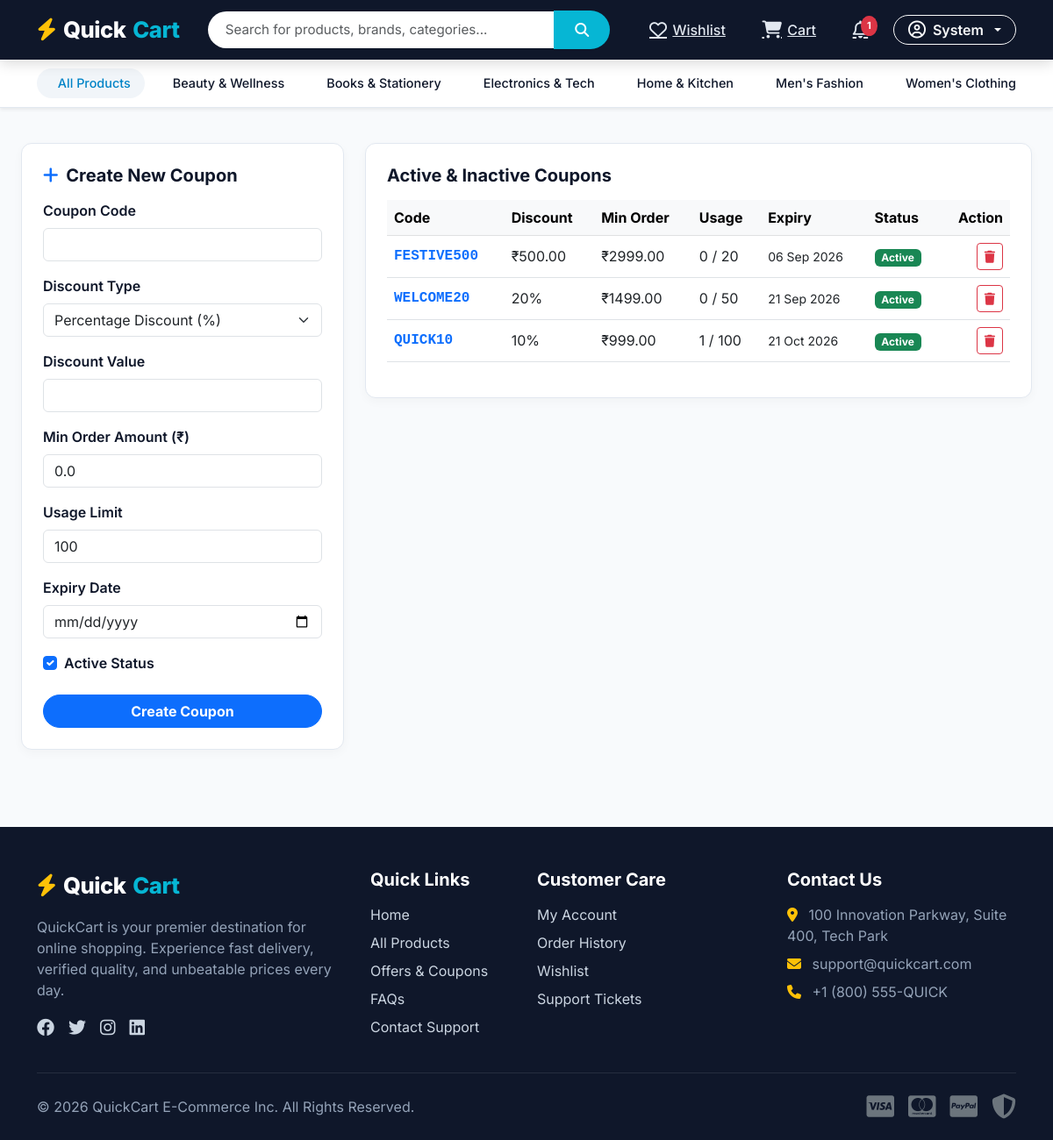
Page /dashboard/coupons/ (signed in) on the committed database.
### products/models.py (models this page shows, shortened)
class Category(models.Model):
    name = models.CharField(max_length=100, unique=True)
    slug = models.SlugField(max_length=120, unique=True, blank=True)
    description = models.TextField(blank=True)
    image = models.ImageField(upload_to='categories/', blank=True, null=True)
    created_at = models.DateTimeField(auto_now_add=True)
    class Meta:
        verbose_name_plural = "Categories"
        ordering = ['name']

### coupons/models.py (models this page shows, shortened)
class Coupon(models.Model):
    DISCOUNT_TYPES = (
        ('percentage', 'Percentage Discount (%)'),
        ('fixed', 'Fixed Discount (₹)'),
    )
    code = models.CharField(max_length=30, unique=True)
    discount_type = models.CharField(max_length=15, choices=DISCOUNT_TYPES, default='percentage')
    discount_value = models.DecimalField(max_digits=10, decimal_places=2)
    min_order_amount = models.DecimalField(max_digits=10, decimal_places=2, default=0.00)
    max_discount = models.DecimalField(max_digits=10, decimal_places=2, null=True, blank=True)
    start_date = models.DateField(default=timezone.now)
    expiry_date = models.DateField()
    usage_limit = models.PositiveIntegerField(default=100)
    is_active = models.BooleanField(default=True)
    created_at = models.DateTimeField(auto_now_add=True)

### dashboard/views.py (the view)
# urls.py: path('coupons/', views.dashboard_coupons_view, name='coupons'),
@staff_member_required
def dashboard_coupons_view(request):
    coupons = Coupon.objects.all().order_by('-created_at')
    if request.method == 'POST':
        form = CouponForm(request.POST)
        if form.is_valid():
            form.save()
            messages.success(request, "New coupon created successfully!")
            return redirect('dashboard:coupons')
    else:
        form = CouponForm()
    return render(request, 'dashboard/coupons.html', {'coupons': coupons, 'form': form})

### templates/dashboard/coupons.html (shortened to what this page needs)
{% extends 'base.html' %}
{% block content %}
<div class="container-fluid px-4 my-4">
    <div class="row g-4">
        <div class="col-lg-4">
            <div class="qc-dashboard-card">
                <h5 class="fw-bold mb-3"><i class="fa-solid fa-plus text-primary me-1"></i> Create New Coupon</h5>
                <form method="POST">
                    <div class="mb-3"><label class="form-label fw-semibold">Coupon Code</label>{{ form.code }}</div>
                    <div class="mb-3"><label class="form-label fw-semibold">Discount Type</label>{{ form.discount_type }}</div>
                    <div class="mb-3"><label class="form-label fw-semibold">Discount Value</label>{{ form.discount_value }}</div>
                    <div class="mb-3"><label class="form-label fw-semibold">Min Order Amount (₹)</label>{{ form.min_order_amount }}</div>
                    <div class="mb-3"><label class="form-label fw-semibold">Usage Limit</label>{{ form.usage_limit }}</div>
                    <div class="mb-3"><label class="form-label fw-semibold">Expiry Date</label>{{ form.expiry_date }}</div>
                    <div class="form-check mb-4">
                        {{ form.is_active }}
                        <label class="form-check-label fw-semibold">Active Status</label>
                    </div>
                    <button type="submit" class="btn btn-primary rounded-pill fw-bold w-100">Create Coupon</button>
                </form>
            </div>
        </div>
        <div class="col-lg-8">
            <div class="qc-dashboard-card">
                <h5 class="fw-bold mb-3">Active & Inactive Coupons</h5>
                <div class="table-responsive">
                    <table class="table align-middle table-hover">
                        <thead class="table-light">
                            <tr>
                                <th>Code</th>
                                <th>Discount</th>
                                <th>Min Order</th>
                                <th>Usage</th>
                                <th>Expiry</th>
                                <th>Status</th>
                                <th class="text-end">Action</th>
                            </tr>
                        </thead>
                        <tbody>
                            {% for c in coupons %}
                                <tr>
                                    <td class="fw-bold text-primary font-monospace">{{ c.code }}</td>
                                    <td>
                                        {% if c.discount_type == 'percentage' %}{{ c.discount_value|stringformat:".0f" }}%{% else %}₹{{ c.discount_value }}{% endif %}
                                    </td>
                                    <td>₹{{ c.min_order_amount }}</td>
                                    <td>{{ c.usages.count }} / {{ c.usage_limit }}</td>
                                    <td class="small">{{ c.expiry_date|date:"d M Y" }}</td>
                                    <td>
                                        {% if c.is_active %}
                                            <span class="badge bg-success">Active</span>
                                        {% else %}
                                            <span class="badge bg-secondary">Inactive</span>
                                        {% endif %}
                                    </td>
                                    <td class="text-end">
                                        <a href="{% url 'dashboard:delete_coupon' c.id %}" class="btn btn-sm btn-outline-danger" onclick="return confirm('Delete coupon?')"><i class="fa-solid fa-trash"></i></a>
                                    </td>
                                </tr>
                            {% endfor %}
                        </tbody>
                    </table>
                </div>
            </div>
        </div>
    </div>
</div>
{% endblock %}

### templates/base.html (shortened to what this page needs)
{% load static %}
<!DOCTYPE html>
<html lang="en">
<head>
    <link href="https://cdn.jsdelivr.net/npm/bootstrap@5.3.0/dist/css/bootstrap.min.css" rel="stylesheet">
    <link rel="stylesheet" href="https://cdnjs.cloudflare.com/ajax/libs/font-awesome/6.4.0/css/all.min.css">
    <link rel="stylesheet" href="{% static 'css/style.css' %}">
</head>
<body>
    <header class="qc-navbar">
        <div class="container">
            <div class="d-flex align-items-center justify-content-between flex-wrap gap-2">
                <a href="{% url 'home' %}" class="qc-brand">
                    <i class="fa-solid fa-bolt text-warning"></i> Quick<span>Cart</span>
                </a>
                <form action="{% url 'products:search' %}" method="GET" class="flex-grow-1 mx-lg-4 max-w-600" style="max-width: 550px;">
                    <div class="input-group">
                        <input type="text" name="q" class="form-control qc-search-input" placeholder="Search for products, brands, categories..." value="{{ request.GET.q|default:'' }}" required>
                        <button class="btn qc-search-btn" type="submit">
                            <i class="fa-solid fa-magnifying-glass"></i>
                        </button>
                    </div>
                </form>
                <div class="d-flex align-items-center gap-3">
                    {% if user.is_authenticated %}
                        <a href="{% url 'cart:wishlist' %}" class="qc-nav-link text-white" title="Wishlist">
                            <i class="fa-regular fa-heart fs-5"></i>
                            <span class="d-none d-md-inline">Wishlist</span>
                        </a>
                        <a href="{% url 'cart:cart' %}" class="qc-nav-link text-white" title="Cart">
                            <i class="fa-solid fa-cart-shopping fs-5"></i>
                            <span class="d-none d-md-inline">Cart</span>
                        </a>
                        <a href="{% url 'notifications:list' %}" class="qc-nav-link text-white" title="Notifications">
                            <i class="fa-regular fa-bell fs-5"></i>
                            {% if unread_notifications_count > 0 %}
                                <span class="qc-badge bg-danger">{{ unread_notifications_count }}</span>
                            {% endif %}
                        </a>
                        <div class="dropdown">
                            <button class="btn btn-outline-light dropdown-toggle rounded-pill px-3 py-1 fw-semibold d-flex align-items-center gap-2" type="button" data-bs-toggle="dropdown">
                                <i class="fa-regular fa-circle-user fs-5"></i>
                                <span>{{ user.first_name|default:user.username }}</span>
                            </button>
                        </div>
                    {% endif %}
                </div>
            </div>
        </div>
    </header>
    <nav class="qc-category-bar shadow-sm">
        <div class="container">
            <div class="d-flex align-items-center gap-2">
                <a href="{% url 'products:product_list' %}" class="qc-cat-item active">
                     All Products
                </a>
                {% for cat in nav_categories %}
                    <a href="{% url 'products:category' cat.slug %}" class="qc-cat-item">
                        {{ cat.name }}
                    </a>
                {% endfor %}
                <a href="{% url 'coupons:coupons_list' %}" class="qc-cat-item text-danger fw-bold ms-auto">
                </a>
            </div>
        </div>
    </nav>
    <main>
        {% block content %}{% endblock %}
    </main>
    <footer class="qc-footer">
        <div class="container">
            <div class="row g-4">
                <div class="col-lg-4 col-md-6">
                    <div class="qc-brand mb-3">
                        <i class="fa-solid fa-bolt text-warning"></i> Quick<span>Cart</span>
                    </div>
                    <p>QuickCart is your premier destination for online shopping. Experience fast delivery, verified quality, and unbeatable prices every day.</p>
                    <div class="d-flex gap-3 fs-5 mt-3">
                        <a href="#"><i class="fa-brands fa-facebook"></i></a>
                        <a href="#"><i class="fa-brands fa-twitter"></i></a>
                        <a href="#"><i class="fa-brands fa-instagram"></i></a>
                        <a href="#"><i class="fa-brands fa-linkedin"></i></a>
                    </div>
                </div>
                <div class="col-lg-2 col-md-6">
                    <h5>Quick Links</h5>
                    <ul class="list-unstyled d-flex flex-column gap-2">
                        <li><a href="{% url 'home' %}">Home</a></li>
                        <li><a href="{% url 'products:product_list' %}">All Products</a></li>
                        <li><a href="{% url 'coupons:coupons_list' %}">Offers & Coupons</a></li>
                        <li><a href="{% url 'support:faq' %}">FAQs</a></li>
                        <li><a href="{% url 'support:contact' %}">Contact Support</a></li>
                    </ul>
                </div>
                <div class="col-lg-3 col-md-6">
                    <h5>Customer Care</h5>
                    <ul class="list-unstyled d-flex flex-column gap-2">
                        <li><a href="{% url 'accounts:profile' %}">My Account</a></li>
                        <li><a href="{% url 'orders:my_orders' %}">Order History</a></li>
                        <li><a href="{% url 'cart:wishlist' %}">Wishlist</a></li>
                        <li><a href="{% url 'support:tickets' %}">Support Tickets</a></li>
                    </ul>
                </div>
                <div class="col-lg-3 col-md-6">
                    <h5>Contact Us</h5>
                    <p class="mb-2"><i class="fa-solid fa-location-dot me-2 text-warning"></i> 100 Innovation Parkway, Suite 400, Tech Park</p>
                    <p class="mb-2"><i class="fa-solid fa-envelope me-2 text-warning"></i> support@quickcart.com</p>
                    <p class="mb-2"><i class="fa-solid fa-phone me-2 text-warning"></i> +1 (800) 555-QUICK</p>
                </div>
            </div>
            <hr class="my-4 border-secondary">
            <div class="d-flex flex-column flex-md-row justify-content-between align-items-center text-center text-md-start">
                <p class="mb-0">&copy; 2026 QuickCart E-Commerce Inc. All Rights Reserved.</p>
                <div class="d-flex gap-3 fs-3 text-secondary mt-2 mt-md-0">
                    <i class="fa-brands fa-cc-visa"></i>
                    <i class="fa-brands fa-cc-mastercard"></i>
                    <i class="fa-brands fa-cc-paypal"></i>
                    <i class="fa-solid fa-shield-halved"></i>
                </div>
            </div>
        </div>
    </footer>
</body>
</html>

### rows in the picture
Category: name "Beauty & Wellness"
Category: name "Books & Stationery"
Category: name "Electronics & Tech"
Category: name "Home & Kitchen"
Category: name "Men's Fashion"
Category: name "Women's Clothing"
Coupon: code "FESTIVE500", discount_value "500.00", min_order_amount "2999.00", usages.count "0", usage_limit "20", expiry_date "06 Sep 2026", is_active "Active"
Coupon: code "WELCOME20", discount_value "20", min_order_amount "1499.00", usages.count "0", usage_limit "50", expiry_date "21 Sep 2026", is_active "Active"
Coupon: code "QUICK10", discount_value "10", min_order_amount "999.00", usages.count "1", usage_limit "100", expiry_date "21 Oct 2026", is_active "Active"

### other values in the picture
{{ unread_notifications_count }} "1"
{{ user.first_name|default:user.username }} "System"
